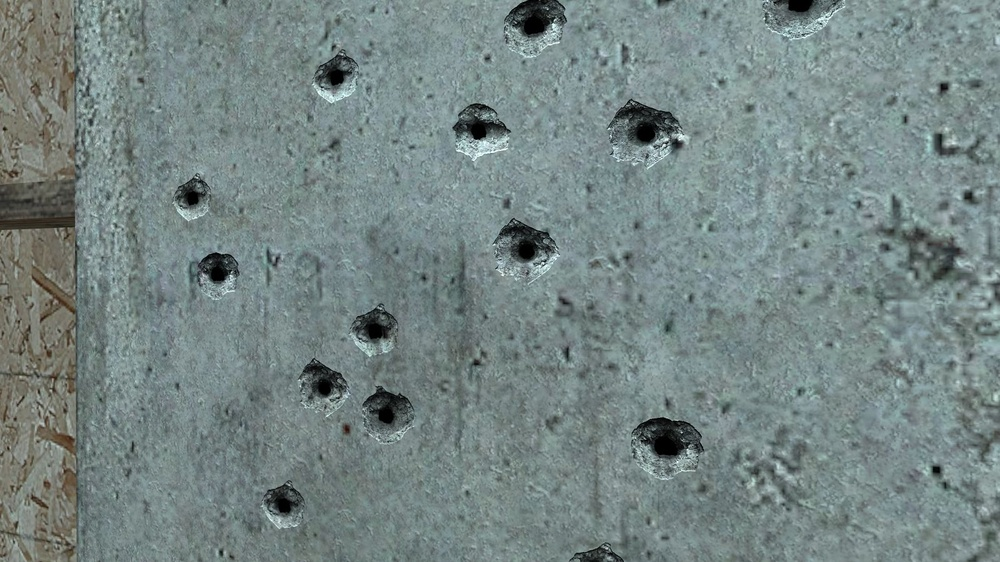
#> input picture Image Processing-Enhance Your Image/Image Enhancement By CLAHE/crime.jpg, 1000 x 562 px, shrunk from 1600 x 900 before the run
$ python Image_enhancement_by_CLAHE.py
#> lines starting #> are read from the running program, lines starting #| are printed output that depends on the picture
"""
@author: Arpit Somani
"""

#image enhancement CLAHE
import cv2
#read the image
img=cv2.imread("crime.jpg")
#> img is the input picture: shape (562, 1000, 3); mean B, G, R 132.1, 133.3, 118.1
#prepartion to CLAHE
clahe=cv2.createCLAHE()
#convert to gray scale image
gray_img=cv2.cvtColor(img, cv2.COLOR_BGR2GRAY)
#apply enhancement
enh_img=clahe.apply(gray_img)
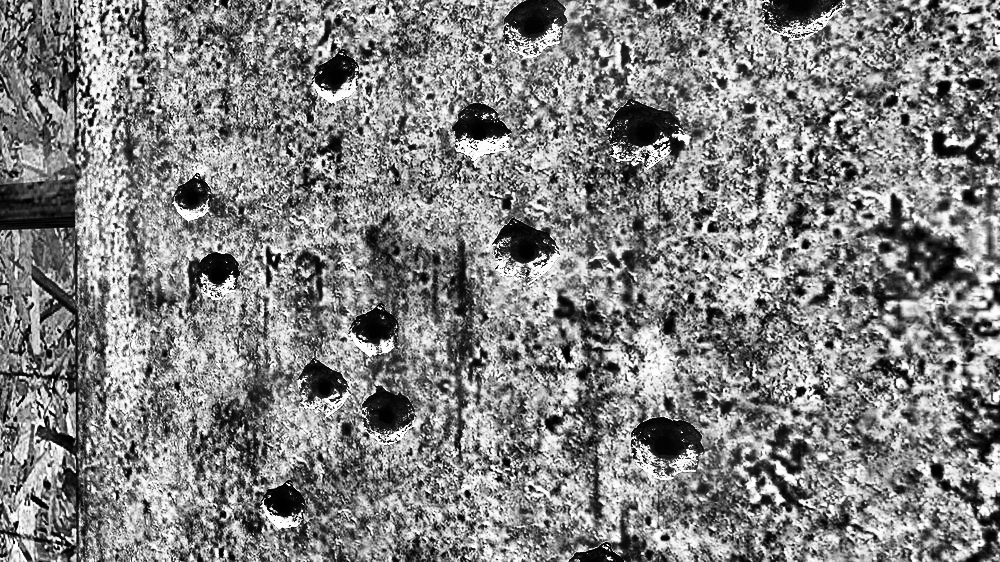
#> enh_img: shape (562, 1000); min 0, max 255, mean 129.9
#save it to a file
cv2.imwrite("enhanced.jpg",enh_img)
print("Done Enhancing")
